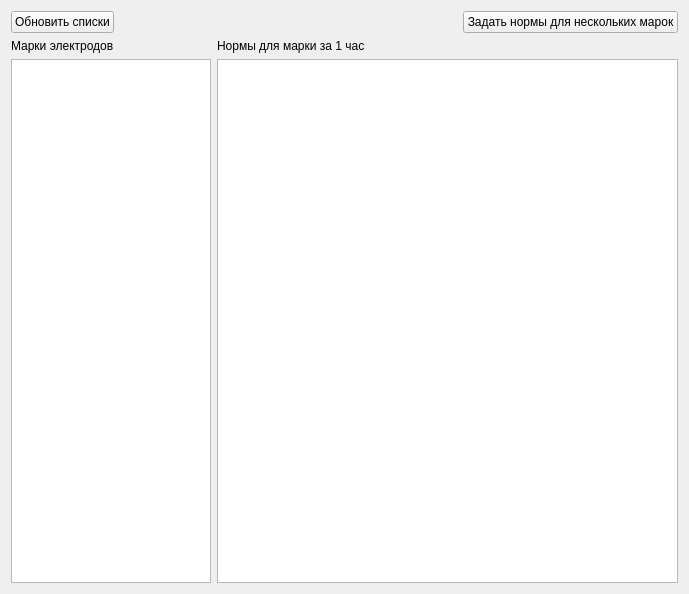
<?xml version="1.0" encoding="UTF-8"?>
<ui version="4.0">
 <class>FormNormPack</class>
 <widget class="QWidget" name="FormNormPack">
  <property name="geometry">
   <rect>
    <x>0</x>
    <y>0</y>
    <width>689</width>
    <height>594</height>
   </rect>
  </property>
  <property name="windowTitle">
   <string>Form</string>
  </property>
  <layout class="QVBoxLayout" name="verticalLayout_3">
   <item>
    <layout class="QHBoxLayout" name="horizontalLayout_2">
     <item>
      <widget class="QPushButton" name="pushButtonUpd">
       <property name="text">
        <string>Обновить списки</string>
       </property>
      </widget>
     </item>
     <item>
      <spacer name="horizontalSpacer">
       <property name="orientation">
        <enum>Qt::Horizontal</enum>
       </property>
       <property name="sizeHint" stdset="0">
        <size>
         <width>40</width>
         <height>20</height>
        </size>
       </property>
      </spacer>
     </item>
     <item>
      <widget class="QPushButton" name="pushButtonAll">
       <property name="text">
        <string>Задать нормы для нескольких марок</string>
       </property>
      </widget>
     </item>
    </layout>
   </item>
   <item>
    <layout class="QHBoxLayout" name="horizontalLayout">
     <item>
      <layout class="QVBoxLayout" name="verticalLayout_2">
       <item>
        <widget class="QLabel" name="label">
         <property name="maximumSize">
          <size>
           <width>200</width>
           <height>16777215</height>
          </size>
         </property>
         <property name="text">
          <string>Марки электродов</string>
         </property>
        </widget>
       </item>
       <item>
        <widget class="QListView" name="listViewMark">
         <property name="sizePolicy">
          <sizepolicy hsizetype="Preferred" vsizetype="Expanding">
           <horstretch>0</horstretch>
           <verstretch>0</verstretch>
          </sizepolicy>
         </property>
         <property name="maximumSize">
          <size>
           <width>200</width>
           <height>16777215</height>
          </size>
         </property>
        </widget>
       </item>
      </layout>
     </item>
     <item>
      <layout class="QVBoxLayout" name="verticalLayout">
       <item>
        <widget class="QLabel" name="label_2">
         <property name="text">
          <string>Нормы для марки за 1 час</string>
         </property>
        </widget>
       </item>
       <item>
        <widget class="DbViewer" name="tableViewNorm"/>
       </item>
      </layout>
     </item>
    </layout>
   </item>
  </layout>
 </widget>
 <customwidgets>
  <customwidget>
   <class>DbViewer</class>
   <extends>QTableView</extends>
   <header>db/dbviewer.h</header>
  </customwidget>
 </customwidgets>
 <resources/>
 <connections/>
</ui>
